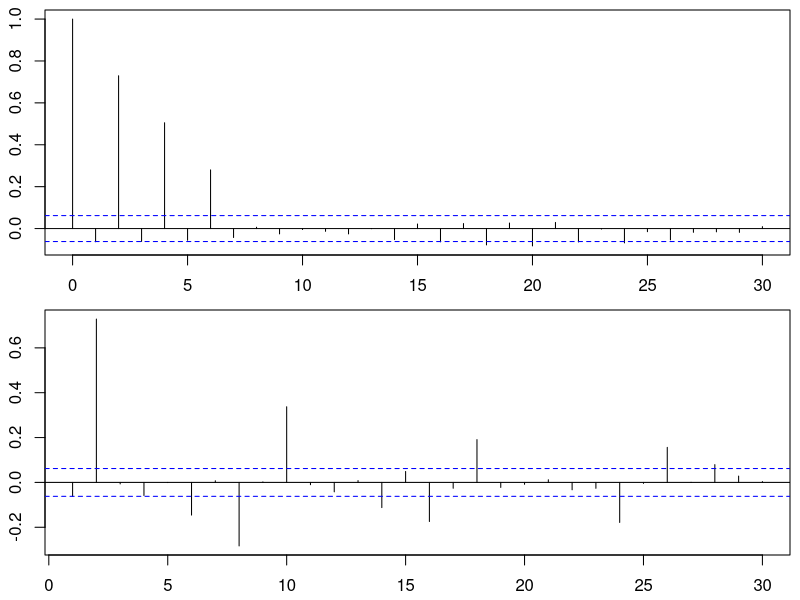
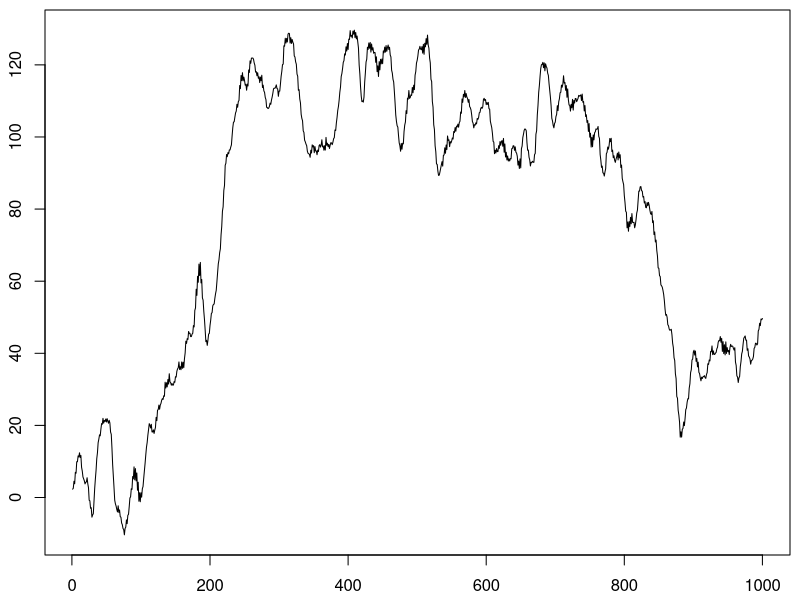
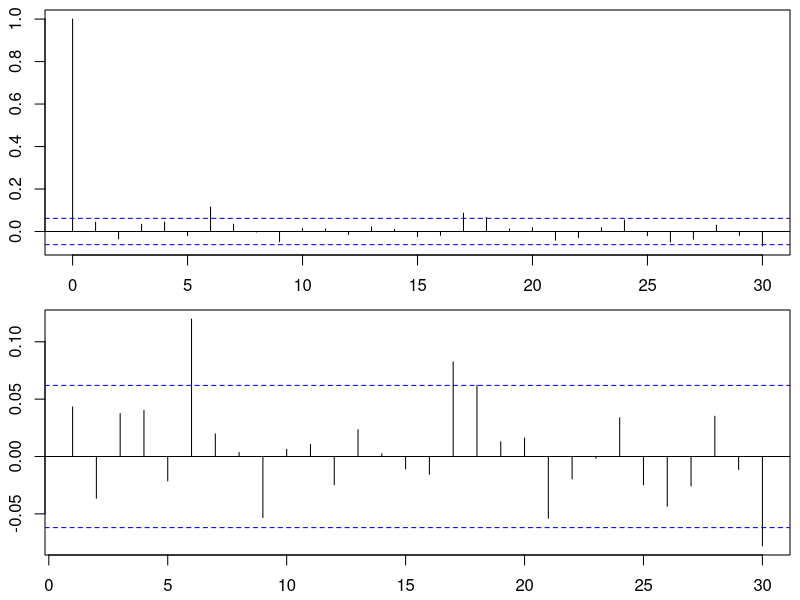
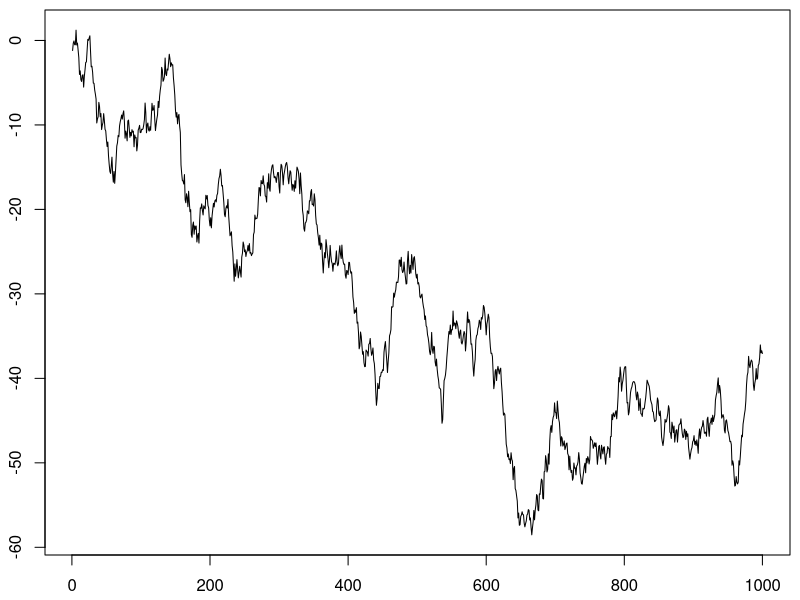
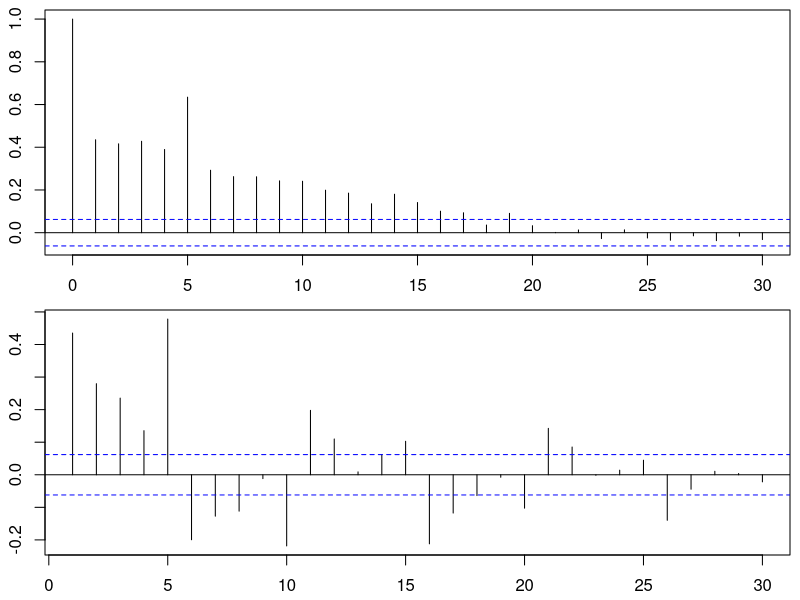
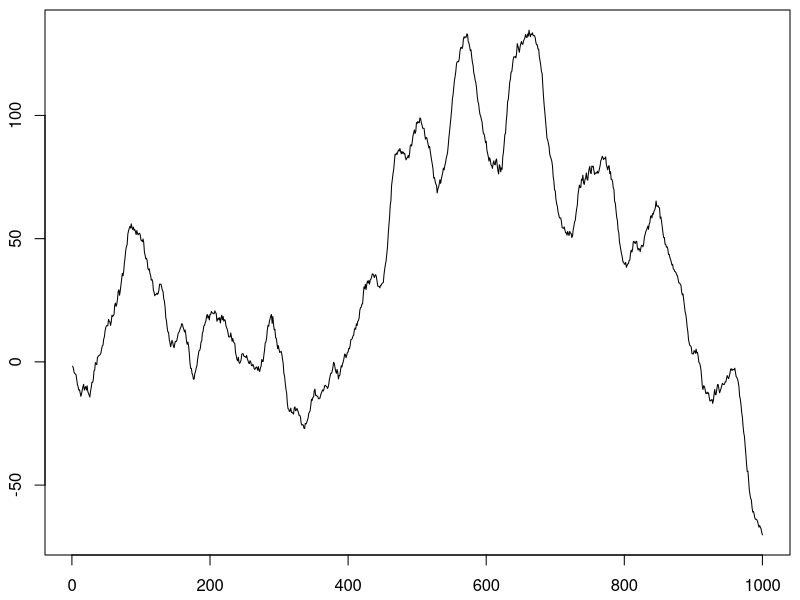

Write the R code that produced these figures, in order.
# ACF and PACF Graphs

# MA Process
n <- 1000
thetas = c(0.01, 0.9, 0.01, 0.8, 0.01, 0.9, 0.01)

ma_process <- arima.sim(list(ma = thetas), n = n)

par(mfrow = c(2,1), mai = c(0.45, 0.45, 0.1, 0.1))
acf(ma_process, main = "")
pacf(ma_process, main = "")

par(mfrow = c(1,1))
plot(cumsum(ma_process), type = 'l')

# AR Process
# sum of phis need to be less than 1
n1 <- 1000
phis = c(0.001, 0.001, 0.001, 0.001, 0.001, 0.8) / 6

ar_process <- arima.sim(list(ar = phis), n = n1)

par(mfrow = c(2,1), mai = c(0.45, 0.45, 0.1, 0.1))
acf(ar_process, main = "")
pacf(ar_process, main = "")

par(mfrow = c(1,1))
plot(cumsum(ar_process), type = 'l')

# ARMA Process
n2 <- 1000
thetas_1 = c(0.1, 0.1, 0.1, 0.1, 0.9)
phis_1 = c(0.1, 0.1, 0.1, 0.1, 0.1)

arma_process <- arima.sim(list(ar = phis_1, ma = thetas_1), n = n2)

par(mfrow = c(2,1), mai = c(0.45, 0.45, 0.1, 0.1))
acf(arma_process, main = "")
pacf(arma_process, main = "")

par(mfrow = c(1,1))
plot(cumsum(arma_process), type = 'l')

arima(arma_process, order = c(5, 0, 5))

?acf
?par
?plot.acf
?pacf
